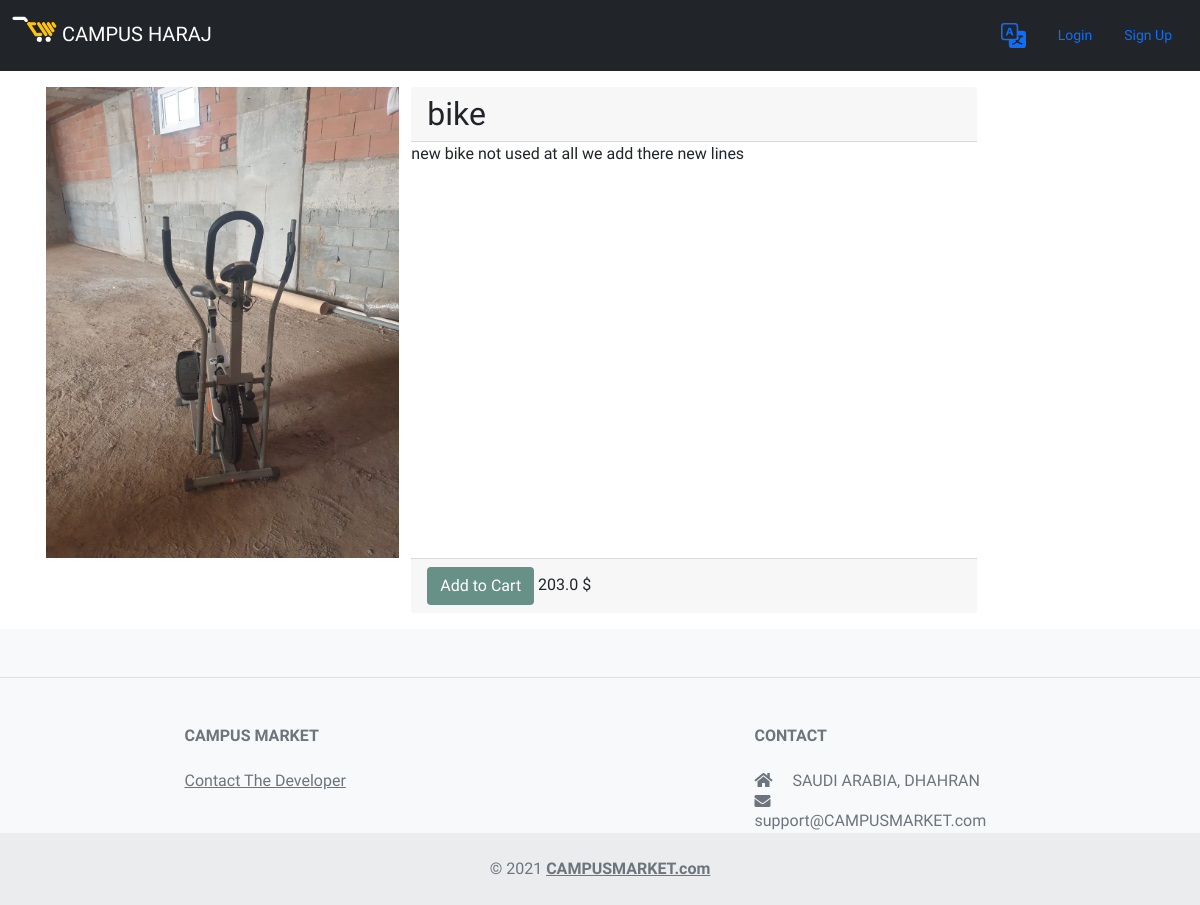
The page /product/6/ on the database its author committed.
### polls/models.py (models this page shows)
class Product(models.Model):
    product_seller=models.ForeignKey(User,on_delete=models.CASCADE)
    product_name=models.TextField(max_length=200)
    product_price=models.FloatField(max_length=10)
    product_qentity=models.IntegerField(default=1)
    product_shortD=models.TextField(max_length=300)
    product_longD=models.TextField()
    product_img=models.ImageField(upload_to = 'polls/static/pic_folder/', default = 'polls/static/pic_folder/star.png')
    subsort = models.ForeignKey(SubSort, on_delete=models.CASCADE,null=True)
    sort = models.ForeignKey(Sort, on_delete=models.CASCADE,null=True)

### polls/views.py (the view)
# urls.py: path('product/<int:productid>/', views.product, name="product"),
def product(request,productid):
    product = Product.objects.get(pk=productid)
    if(request.session.get('theuser')):
            euser = User.objects.get(username=request.session.get('theuser'))
            return render(request, 'polls/product.html',{'product':product,'theuser': euser,'lang':lang})
    return render(request, 'polls/product.html',{'product':product,'lang':lang})

### polls/templatetags/index.py (called while the page is built)
@register.filter
def getImgUrl(url):
    if(url):
        return url[5:]
    else:
        return "/static/pic_folder/star.png"

@register.filter
def dir(lang0):
    if (lang =='ar'):
        return 'rtl'
    return 'ltr'

### polls/templates/polls/product.html (shortened to what this page needs)
 {% extends 'head.html' %} {% block content %} {% load index %}
<div class="container-md p-3 ">
    <div class="row ">
        <div class="col-4">
            <img style="width:100%" src="{{ product.product_img.name|getImgUrl }}">
        </div>
        <div class="col-6">
            <h2 class="row text-lg-center card-header ">{{product.product_name}}</h2>
            <p class="row ">{{product.product_longD}}</p>
        </div>
    </div>
    <div class="row">
        <div class='col-4'></div>
        <div class='col-6 card-footer offset-md-0'>
            <a class="btn cbgreen " href="{% url 'polls:addToCart' product.id %}">{{ 'Add to Cart'|translation:lang}}</a>
            <lable>{{product.product_price}} $</lable>
        </div>
    </div>
</div>
{% endblock %}

### polls/static/css/style.css (style rules this page uses)
p { margin: 0px; }
body { font-family: 'Cairo'; }

### polls/static/css/colors.css (style rules this page uses)
.cbgreen { background: #679186; color: #fff }

### polls/templates/polls/head.html (style rules this page uses)
body { background-color: #ffffff; }

### rows shown on the page
Product: product_img.name|getImgUrl (picture), product_name "bike", product_longD "new bike not used at all we add there new lines", product_price "203.0"

### other values the page prints
{{ 'Login'|translation:lang }} "Login"
{{ 'Sign Up'|translation:lang }} "Sign Up"
{{ 'Add to Cart'|translation:lang }} "Add to Cart"
